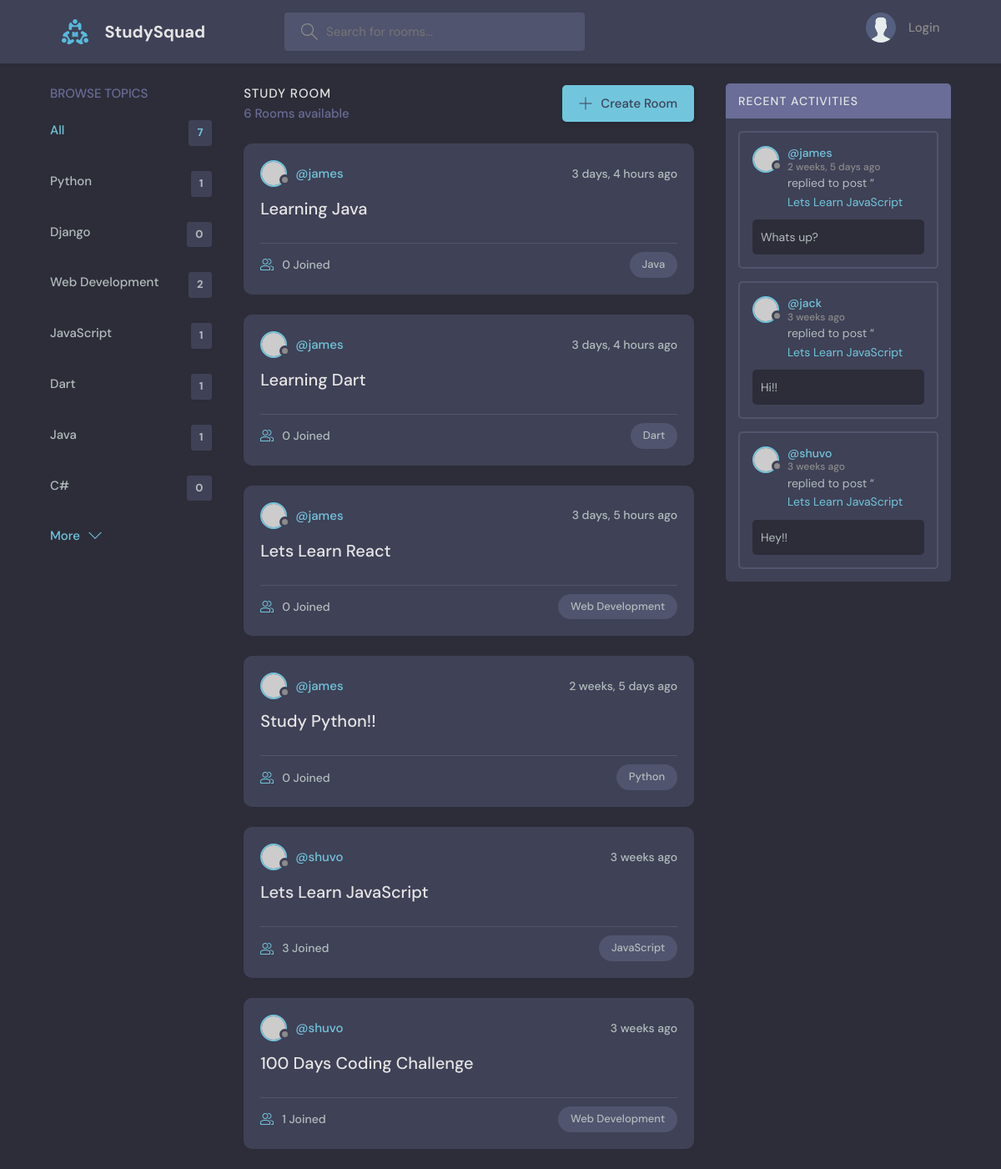
The page / on the database its author committed.
### base/models.py (models this page shows, shortened)
class Topic(models.Model):
    name = models.CharField(max_length=200)

class Room(models.Model):
    host = models.ForeignKey(User, on_delete=models.SET_NULL, null=True)
    topic = models.ForeignKey(Topic, on_delete=models.SET_NULL, null=True)
    name = models.CharField(max_length=200)
    description = models.TextField(null=True, blank=True)
    participants = models.ManyToManyField(User, related_name='participants', blank=True)
    updated = models.DateTimeField(auto_now=True)
    created = models.DateTimeField(auto_now_add=True)
    class Meta:
        ordering = ['-updated', '-created']
    def __str__(self):
        return self.name

class Message(models.Model):
    user = models.ForeignKey(User, on_delete=models.CASCADE)
    room = models.ForeignKey(Room, on_delete=models.CASCADE)
    body = models.TextField()
    updated = models.DateTimeField(auto_now=True)
    created = models.DateTimeField(auto_now_add=True)
    class Meta:
        ordering = ['-updated', '-created']

### base/views.py (the view)
# urls.py: 2. Add a URL to urlpatterns:  path('', views.home, name='home')
def home(request):
    q = request.GET.get('q') if request.GET.get('q') != None else ''
    rooms = Room.objects.filter(
        Q(topic__name__icontains=q) |
        Q(name__icontains=q) |
        Q(description__icontains=q)
    )
    topics = Topic.objects.all()
    room_count = rooms.count()
    room_messages = Message.objects.filter(Q(room__topic__name__icontains=q))
    context = {'rooms':rooms, 'topics':topics, 'room_count':room_count, 'room_messages': room_messages}
    return render(request, 'base/home.html', context)

### base/templates/base/home.html (shortened to what this page needs)
{% extends 'main.html' %}
{% block content %}
<main class="layout layout--3">
  <div class="container">
    {% include 'base/topic_component.html' %}
    <div class="roomList">
      <div class="roomList__header">
        <div>
          <h2>Study Room</h2>
          <p>{{room_count}} Rooms available</p>
        </div>
        <a class="btn btn--main" href="{% url 'create-room' %}">
          <svg
            version="1.1"
            xmlns="http://www.w3.org/2000/svg"
            width="32"
            height="32"
            viewBox="0 0 32 32"
          >
            <title>add</title>
            <path
              d="M16.943 0.943h-1.885v14.115h-14.115v1.885h14.115v14.115h1.885v-14.115h14.115v-1.885h-14.115v-14.115z"
            ></path>
          </svg>
          Create Room
        </a>
      </div>
      {% include 'base/feed_component.html' %}
    </div>
    {% include 'base/activity_component.html' %}
  </div>
</main>
{% endblock %}

### base/templates/base/topic_component.html
<div class="topics">
  <div class="topics__header">
    <h2>Browse Topics</h2>
  </div>
  <ul class="topics__list">
    <li>
      <a href="{% url 'home' %}" class="active">All <span>{{topics.count}}</span></a>
    </li>
    {% for topic in topics %}
    <li>
      <a href="{% url 'home' %}?q={{topic.name}}">{{topic.name}} <span>{{topic.room_set.all.count}}</span></a>
    </li>
    {% endfor %}
  </ul>
  <a class="btn btn--link" href="topics.html">
    More
    <svg version="1.1" xmlns="http://www.w3.org/2000/svg" width="32" height="32" viewBox="0 0 32 32">
      <title>chevron-down</title>
      <path d="M16 21l-13-13h-3l16 16 16-16h-3l-13 13z"></path>
    </svg>
  </a>
</div>

### base/templates/base/feed_component.html (shortened to what this page needs)
{% for room in rooms %}
<div class="roomListRoom">
  <div class="roomListRoom__header">
    <a href="{% url 'user-profile' room.host.id %}" class="roomListRoom__author">
      <div class="avatar avatar--small">
        <img src="https://randomuser.me/api/portraits/women/11.jpg" />
      </div>
      <span>@{{room.host.username}}</span>
    </a>
    <div class="roomListRoom__actions">
      <span>{{room.created|timesince}} ago</span>
    </div>
  </div>
  <div class="roomListRoom__content">
    <a href="{% url 'room' room.id %}">{{room.name}}</a>
  </div>
  <div class="roomListRoom__meta">
    <a href="{% url 'room' room.id %}" class="roomListRoom__joined">
      {{room.participants.all.count}} Joined
    </a>
    <p class="roomListRoom__topic">{{room.topic.name}}</p>
  </div>
</div>
{% endfor %}

### base/templates/base/activity_component.html (shortened to what this page needs)
<div class="activities">
  <div class="activities__header">
    <h2>Recent Activities</h2>
  </div>
  {% for message in room_messages %}
  <div class="activities__box">
    <div class="activities__boxHeader roomListRoom__header">
      <a href="{% url 'user-profile' message.user.id %}" class="roomListRoom__author">
        <div class="avatar avatar--small">
          <img src="https://randomuser.me/api/portraits/women/11.jpg" />
        </div>
        <p>
          @{{message.user}}
          <span>{{message.created|timesince}} ago</span>
        </p>
      </a>
    </div>
    <div class="activities__boxContent">
      <p>replied to post “<a href="{% url 'room' message.room.id %}">{{message.room}}</a></p>
      <div class="activities__boxRoomContent">
        {{message.body}}
      </div>
    </div>
  </div>
  {% endfor %}
</div>

### rows shown on the page
Topic: name "Python", room_set.all.count "1"
Topic: name "Django", room_set.all.count "0"
Topic: name "Web Development", room_set.all.count "2"
Topic: name "JavaScript", room_set.all.count "1"
Topic: name "Dart", room_set.all.count "1"
Topic: name "Java", room_set.all.count "1"
Topic: name "C#", room_set.all.count "0"
Room: host.username "james", created "3 days, 4 hours", name "Learning Java", participants.all.count "0", topic.name "Java"
Room: host.username "james", created "3 days, 4 hours", name "Learning Dart", participants.all.count "0", topic.name "Dart"
Room: host.username "james", created "3 days, 5 hours", name "Lets Learn React", participants.all.count "0", topic.name "Web Development"
Room: host.username "james", created "2 weeks, 5 days", name "Study Python!!", participants.all.count "0", topic.name "Python"
Room: host.username "shuvo", created "3 weeks", name "Lets Learn JavaScript", participants.all.count "3", topic.name "JavaScript"
Room: host.username "shuvo", created "3 weeks", name "100 Days Coding Challenge", participants.all.count "1", topic.name "Web Development"
Message: user "james", created "2 weeks, 5 days", room "Lets Learn JavaScript", body "Whats up?"
Message: user "jack", created "3 weeks", room "Lets Learn JavaScript", body "Hi!!"
Message: user "shuvo", created "3 weeks", room "Lets Learn JavaScript", body "Hey!!"

### other values the page prints
{{ topics.count }} "7"
{{ room_count }} "6"
